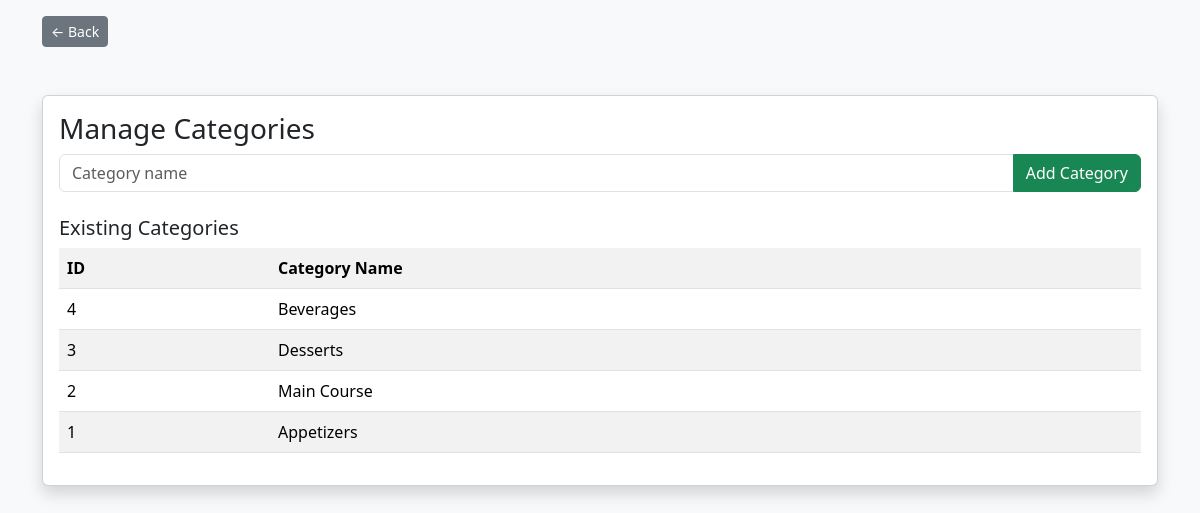
Screenshot of /admin/categories.php (signed in) with the database file from the repository.
### tables this page shows
CREATE TABLE IF NOT EXISTS categories (
    id INT AUTO_INCREMENT PRIMARY KEY,
    name VARCHAR(50),
    created_at TIMESTAMP DEFAULT CURRENT_TIMESTAMP
);

### admin/categories.php (the view, shortened to what this page needs)
<?php
include '../db.php';
?>
<!DOCTYPE html>
<html>
<head>
<link href="https://cdn.jsdelivr.net/npm/bootstrap@5.3.2/dist/css/bootstrap.min.css" rel="stylesheet">
</head>
<body class="bg-light">
<div class="container mt-3"><a href="javascript:history.back()" class="btn btn-secondary btn-sm">← Back</a></div>
<div class="container mt-5">
<div class="card shadow">
<div class="card-body">
<h3>Manage Categories</h3>
<form method="post" class="mb-4">
<div class="input-group">
<input type="text" name="name" class="form-control" placeholder="Category name" required>
<button type="submit" name="add_category" class="btn btn-success">Add Category</button>
</div>
</form>
<h5>Existing Categories</h5>
<table class="table table-striped">
<tr>
<th>ID</th>
<th>Category Name</th>
</tr>
<?php
$c = mysqli_query($conn, "SELECT * FROM categories ORDER BY id DESC");
while($row = mysqli_fetch_assoc($c)):
?>
<tr>
<td><?= $row['id'] ?></td>
<td><?= htmlspecialchars($row['name']) ?></td>
</tr>
<?php endwhile; ?>
</table>
</div>
</div>
</div>
</body>
</html>

### rows the page displays
categories: id "4", name "Beverages"
categories: id "3", name "Desserts"
categories: id "2", name "Main Course"
categories: id "1", name "Appetizers"
